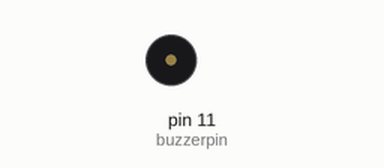
Recording of a sketch running on a simulated Arduino Uno, built with avr-gcc and run on an emulated ATmega328P. Parts: buzzer (waves = sounding).

Above: at 2.0 s.
At 8.8 s:
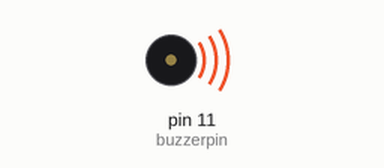
Timing chart, 0 to 12.7 s (numbered marks = the images above):
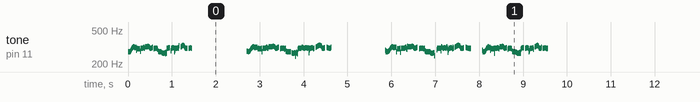

The sketch:

Audio-to-Buzzer_Music_Synthesis_using_Pitch_Extraction.ino
```cpp
byte buzzerpin = 11;
void setup() {
  // put your setup code here, to run once:
  pinMode(buzzerpin, OUTPUT);
}

void loop() {
  // put your main code here, to run repeatedly:
  // copied the frequencies into an array.
  int frequencies[] = {278,278,278,278,280,283,288,297,304,309,312,320,318,312,311,311,312,290,304,300,300,300,300,302,302,282,307,305,305,307,307,309,312,305,0,0,318,318,318,318,320,322,322,320,314,307,305,305,305,309,312,0,0,300,305,307,307,307,307,304,298,0,282,278,278,278,278,280,277,277,270,270,267,269,267,267,270,263,273,267,305,305,307,309,309,309,309,0,285,305,307,309,309,309,309,307,280,290,304,305,305,307,307,309,307,327,0,0,0,318,320,325,327,331,331,327,320,309,305,304,304,307,0,0,0,304,305,307,307,309,309,307,307,0,0,0,0,0,0,0,0,0,0,0,0,0,0,0,0,0,0,0,0,0,0,0,0,0,0,0,0,0,0,0,0,0,0,0,0,0,0,0,0,0,0,0,0,0,0,0,0,0,0,0,0,0,0,0,0,0,0,0,0,0,0,0,0,0,0,0,0,0,0,0,0,0,0,0,0,0,0,0,0,0,0,0,0,0,0,0,0,0,0,0,0,0,0,0,0,0,0,0,0,0,0,0,0,0,0,0,0,0,0,0,0,282,282,282,280,280,280,282,286,293,300,307,311,314,318,318,318,312,311,312,312,314,316,0,302,304,302,302,302,300,302,304,277,0,304,307,305,305,305,305,307,311,312,314,304,307,0,320,318,318,318,318,318,320,320,322,322,322,318,312,307,304,304,307,309,312,316,0,0,0,0,302,304,305,307,307,307,307,305,298,302,305,283,282,280,280,278,278,278,280,280,280,280,0,270,269,267,267,269,269,270,272,248,269,275,270,264,297,305,307,307,307,307,307,307,312,314,311,0,305,307,307,309,309,309,309,305,309,309,305,272,295,304,304,305,309,309,311,311,300,305,305,0,0,316,318,318,322,327,329,331,331,331,331,327,322,311,305,304,305,307,309,311,0,0,0,0,312,309,309,309,307,307,307,304,314,0,0,0,0,0,0,0,0,0,0,0,0,0,0,0,0,0,0,0,0,0,0,0,0,0,0,0,0,0,0,0,0,0,0,0,0,0,0,0,0,0,0,0,0,0,0,0,0,0,0,0,0,0,0,0,0,0,0,0,0,0,0,0,0,0,0,0,0,0,0,0,0,0,0,0,0,0,0,0,0,0,0,0,0,0,0,0,0,0,0,0,0,0,0,0,0,0,0,0,0,0,0,0,0,0,0,0,0,0,0,0,0,288,280,282,280,280,280,282,286,291,298,305,311,314,318,320,316,312,311,312,312,312,316,277,277,302,300,300,300,300,302,304,275,275,304,307,307,305,305,305,307,311,312,316,302,297,323,320,318,318,318,318,318,320,320,322,322,322,320,314,309,305,304,307,309,311,316,0,0,0,0,302,304,305,307,307,307,307,305,302,300,305,285,282,280,280,278,278,278,278,280,277,280,278,270,270,269,267,269,269,270,272,249,0,0,0,0,295,305,307,307,307,307,307,305,286,318,312,0,304,307,307,309,309,309,309,305,312,318,307,275,295,304,304,305,309,309,311,311,300,316,304,0,0,314,318,318,322,325,329,331,333,331,331,327,322,311,305,304,304,305,307,309,0,0,0,0,312,309,309,309,307,307,307,304,300,305,0,0,0,0,0,0,0,0,0,0,0,0,0,0,0,0,0,0,0,0,0,0,0,0,290,277,280,278,280,283,286,295,304,307,311,318,320,314,311,311,312,288,304,300,300,302,300,302,304,269,307,305,305,305,307,309,311,307,302,0,318,318,318,318,320,322,322,320,316,309,305,305,305,309,311,0,0,298,305,307,307,307,307,304,300,0,282,280,278,278,278,278,278,275,273,270,267,269,267,269,270,267,273,269,298,307,307,309,309,309,309,0,0,304,307,309,309,309,309,307,278,286,302,305,305,307,307,307,309,298,0,0,0,318,320,323,327,329,331,329,322,309,305,304,304,307,312,0,0,304,305,307,307,309,309,307,305,302,307};
  for(int f: frequencies){
    tone(buzzerpin, f);
    delay(11);  // frame duration. play around with this till you get a good value. its not always accurate.
  }
  noTone(buzzerpin);
  delay(10000);
}
```

Measured:
- by itself, tone on pin 11 (buzzerpin): plays 278 Hz for 0.04 s, 280 Hz for 0.01 s, 283 Hz for 0.01 s, 288 Hz for 0.01 s, 297 Hz for 0.01 s, 304 Hz for 0.01 s … (2786 notes in this stretch)
